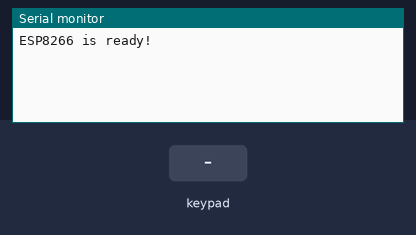
Recording of a sketch running on a simulated Arduino Uno, built with avr-gcc and run on an emulated ATmega328P. Parts: the last lines printed to the serial monitor. The test bench sets the inputs (shaded band).

Above: at 1.2 s.
1.3 s: key '1' pressed
At 2.5 s:
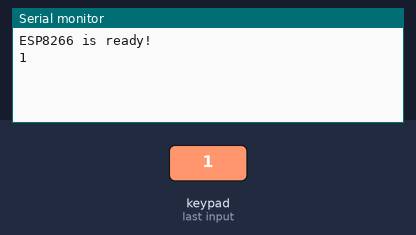
2.8 s: keypad keys 5 1 4 1 2 1 3 # pressed 0.4 s apart
At 6.9 s:
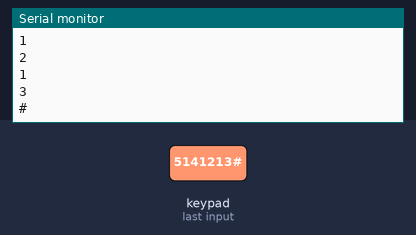
7.5 s: key '*' pressed
At 8.3 s:
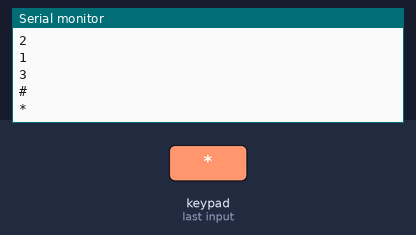
9.0 s: keypad keys 5 1 4 1 2 1 3 A pressed 0.4 s apart
At 13.0 s:
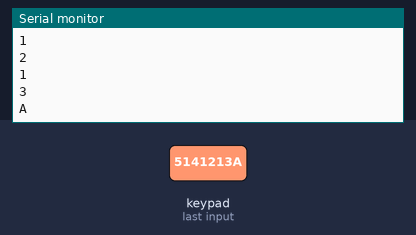
13.7 s: key 'B' pressed
At 14.5 s:
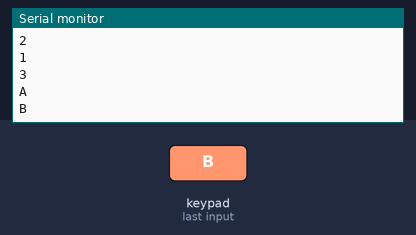
15.2 s: keypad keys 5 1 4 1 2 1 3 D pressed 0.4 s apart
At 18.9 s:
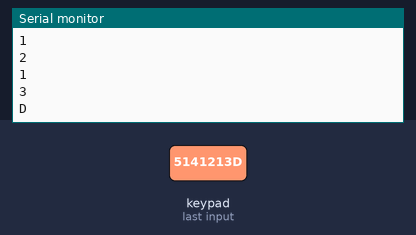
Timing chart, 0 to 20.4 s (numbered marks = the images above; inputs shaded):
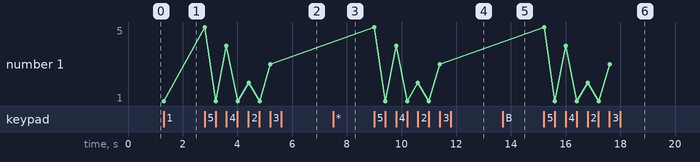

Measured:
- after the input at 1.3 s, the serial monitor: prints a new line at once (image 1)
- after the input at 2.8 s, the serial monitor: prints a new line at once (image 2)
- after the input at 7.5 s, the serial monitor: prints a new line at once (image 3)
- after the input at 9.0 s, the serial monitor: prints a new line at once (image 4)
- after the input at 13.7 s, the serial monitor: prints a new line at once (image 5)
- after the input at 15.2 s, the serial monitor: prints a new line at once (image 6)
- plotted number 1: 1 → 3 after the input at 2.8 s

The sketch:

Sketch_22.1_Get_Input_Characters.ino
```cpp
/**********************************************************************
  Filename    : Get Input Characters
  Description : Call the Keypad function to set the matrix keyboard and get the value for the matrix keyboard
  Auther      : www.freenove.com
  Modification: 2022/05/11
**********************************************************************/
#include <Keypad.h>

// define the symbols on the buttons of the keypad
char keys[4][4] = {
  {'1', '2', '3', 'A'},
  {'4', '5', '6', 'B'},
  {'7', '8', '9', 'C'},
  {'*', '0', '#', 'D'}
};

char keys2[4][4]= {};
int i = 0;
int j = 0;
byte rowPins[4] = {5, 14, 12, 13}; // connect to the row pinouts of the keypad
byte colPins[4] = {15, 2, 0, 4};   // connect to the column pinouts of the keypad

// initialize an instance of class NewKeypad
Keypad myKeypad = Keypad(makeKeymap(keys2), rowPins, colPins, 4, 4);

void setup() {
  Serial.begin(115200); // Initialize the serial port and set the baud rate to 115200
  Serial.println("ESP8266 is ready!");  // Print the string "UNO is ready!"
}
void transpose(){
    for(i = 0; i < 4; i++){
       for(j = 0; j < 4; j++){
          keys2[i][j] = keys[j][i];
        }
 }
}

void loop() {
  // Get the character input
   transpose();
  char keyPressed = myKeypad.getKey();
  // If there is a character input, sent it to the serial port
  if (keyPressed) {
    Serial.println(keyPressed);
  }
}
```
